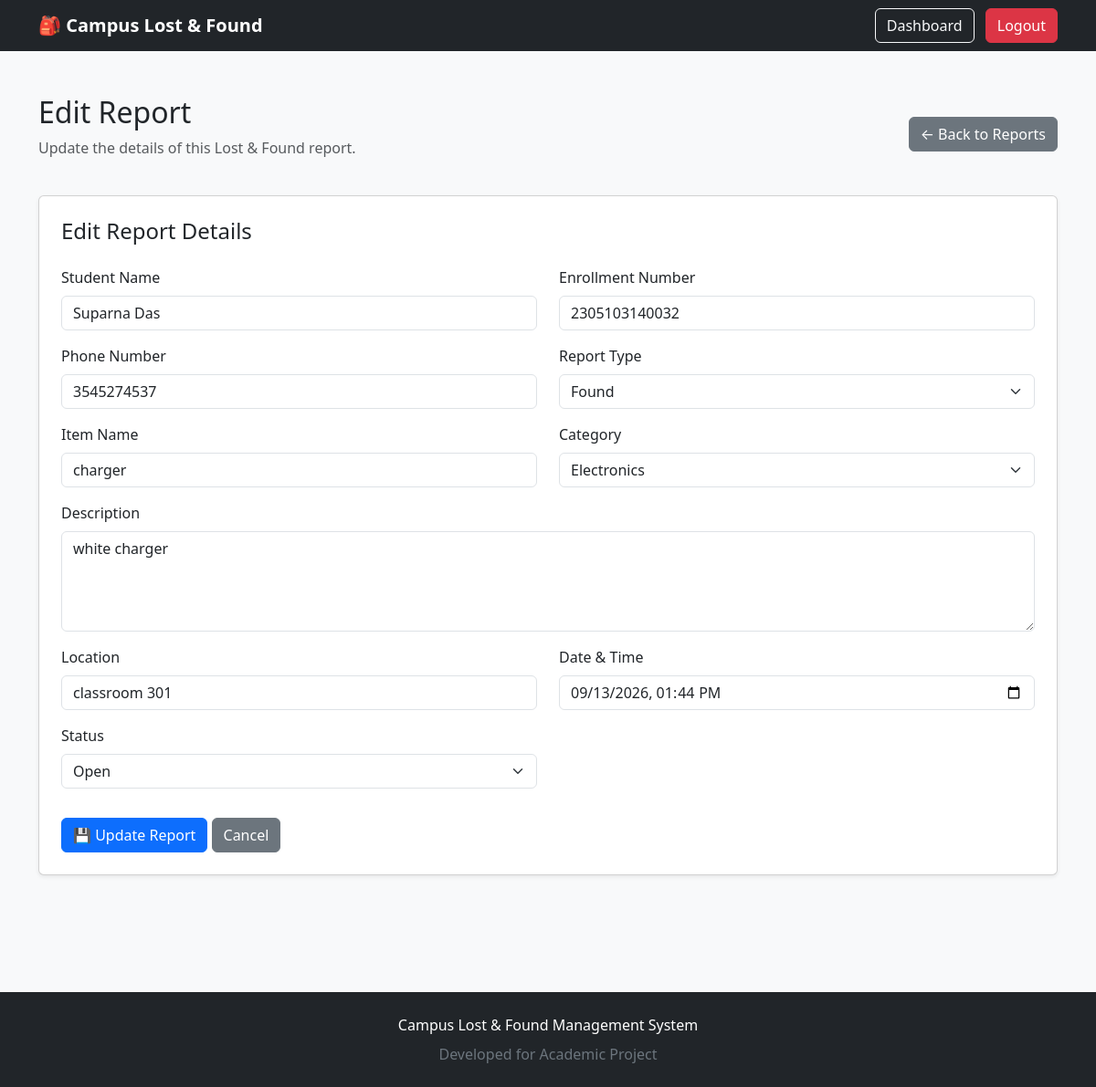
/edit-report/3/ (signed in), run on the app's committed database.
### reports/models.py (models this page shows, shortened)
class Report(models.Model):
    REPORT_TYPE_CHOICES = [
        ('Lost', 'Lost'),
        ('Found', 'Found'),
    ]
    STATUS_CHOICES = [
        ('Open', 'Open'),
        ('Returned', 'Returned'),
    ]
    CATEGORY_CHOICES = [
        ('Electronics', 'Electronics'),
        ('Documents', 'Documents'),
        ('Accessories', 'Accessories'),
        ('Books', 'Books'),
        ('Clothing', 'Clothing'),
        ('Other', 'Other'),
    ]
    student_name = models.CharField(max_length=100)
    enrollment_number = models.CharField(max_length=50)
    phone_number = models.CharField(max_length=15)
    report_type = models.CharField(
        max_length=10,
        choices=REPORT_TYPE_CHOICES
    )
    item_name = models.CharField(max_length=100)
    category = models.CharField(
        max_length=30,
        choices=CATEGORY_CHOICES
    )
    description = models.TextField()
    location = models.CharField(max_length=200)
    date_time = models.DateTimeField()
    status = models.CharField(
        max_length=10,
        choices=STATUS_CHOICES,
        default='Open'
    )
    returned_date = models.DateTimeField(
        blank=True,
        null=True
    )
    created_at = models.DateTimeField(
        auto_now_add=True
    )

### reports/views.py (the view)
@login_required
def edit_report(request, report_id):
    report = get_object_or_404(
        Report,
        id=report_id
    )
    if request.method == 'POST':
        form = ReportForm(
            request.POST,
            instance=report
        )
        if form.is_valid():
            form.save()
            return redirect('report_list')
    else:
        form = ReportForm(
            instance=report
        )
    return render(
        request,
        'reports/edit_report.html',
        {'form': form, 'report': report}
    )

### reports/templates/reports/edit_report.html (shortened to what this page needs)
{% extends 'reports/base.html' %}
{% block content %}
<div class="d-flex justify-content-between align-items-center mb-4">
    <div>
        <h2>Edit Report</h2>
        <p class="text-muted">
            Update the details of this Lost & Found report.
        </p>
    </div>
    <a
        href="{% url 'report_list' %}"
        class="btn btn-secondary"
    >
        ← Back to Reports
    </a>
</div>
<div class="card shadow-sm">
    <div class="card-body p-4">
        <h4 class="mb-4">
            Edit Report Details
        </h4>
        <form method="POST">
            <div class="row">
                <div class="col-md-6 mb-3">
                    <label class="form-label">
                        Student Name
                    </label>
                    {{ form.student_name }}
                </div>
                <div class="col-md-6 mb-3">
                    <label class="form-label">
                        Enrollment Number
                    </label>
                    {{ form.enrollment_number }}
                </div>
                <div class="col-md-6 mb-3">
                    <label class="form-label">
                        Phone Number
                    </label>
                    {{ form.phone_number }}
                </div>
                <div class="col-md-6 mb-3">
                    <label class="form-label">
                        Report Type
                    </label>
                    {{ form.report_type }}
                </div>
                <div class="col-md-6 mb-3">
                    <label class="form-label">
                        Item Name
                    </label>
                    {{ form.item_name }}
                </div>
                <div class="col-md-6 mb-3">
                    <label class="form-label">
                        Category
                    </label>
                    {{ form.category }}
                </div>
                <div class="col-md-12 mb-3">
                    <label class="form-label">
                        Description
                    </label>
                    {{ form.description }}
                </div>
                <div class="col-md-6 mb-3">
                    <label class="form-label">
                        Location
                    </label>
                    {{ form.location }}
                </div>
                <div class="col-md-6 mb-3">
                    <label class="form-label">
                        Date & Time
                    </label>
                    {{ form.date_time }}
                </div>
                <div class="col-md-6 mb-3">
                    <label class="form-label">
                        Status
                    </label>
                    {{ form.status }}
                </div>
            </div>
            <div class="mt-3">
                <button
                    type="submit"
                    class="btn btn-primary"
                >
                    💾 Update Report
                </button>
                <a
                    href="{% url 'report_list' %}"
                    class="btn btn-secondary"
                >
                    Cancel
                </a>
            </div>
        </form>
    </div>
</div>
{% endblock %}

### reports/templates/reports/base.html (style rules this page uses)
html, body { height: 100%; }
body { background-color: #f8f9fa; }

### data on the page
Report: student_name "Suparna Das", enrollment_number "2305103140032", phone_number "3545274537", report_type "Found", item_name "charger", category "Electronics", description "white charger", location "classroom 301", date_time "09/13/2026 13:44", status "Open"
